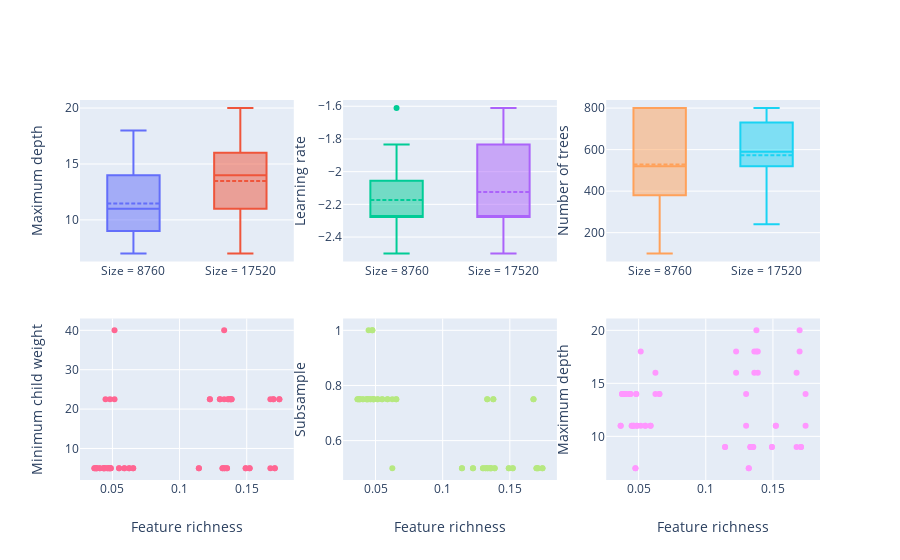

The cell this chart's notebook holds for it:
### Code cell
# size - hyperparameters
fig = make_subplots(
    rows=2,
    cols=3
)

# first row: size
fig.add_trace(go.Box(y=df.loc[df['size'] == 8760]['max_depth'],name='Size = 8760', boxmean=True), row=1, col=1)
fig.add_trace(go.Box(y=df.loc[df['size'] == 17520]['max_depth'],name='Size = 17520', boxmean=True), row=1, col=1)
fig.update_yaxes(title_text='Maximum depth', row=1, col=1)

fig.add_trace(go.Box(y=np.log10(df.loc[df['size'] == 8760]['learning_rate']),name='Size = 8760', boxmean=True), row=1, col=2)
fig.add_trace(go.Box(y=np.log10(df.loc[df['size'] == 17520]['learning_rate']),name='Size = 17520', boxmean=True), row=1, col=2)
fig.update_yaxes(title_text='Learning rate', row=1, col=2)

fig.add_trace(go.Box(y=df.loc[df['size'] == 8760]['num_trees'],name='Size = 8760', boxmean=True), row=1, col=3)
fig.add_trace(go.Box(y=df.loc[df['size'] == 17520]['num_trees'],name='Size = 17520', boxmean=True), row=1, col=3)
fig.update_yaxes(title_text='Number of trees', row=1, col=3)

# second row: feature richness
fig.add_trace(go.Scatter(y=df['min_child_weight'],x=df['pca_rank_cor'], mode='markers'),row=2,col=1)
fig.update_yaxes(title_text='Minimum child weight', row=2, col=1)
fig.update_xaxes(title_text='Feature richness', row=2, col=1)

fig.add_trace(go.Scatter(y=df['subsample'],x=df['pca_rank_cor'], mode='markers'),row=2,col=2)
fig.update_yaxes(title_text='Subsample', row=2, col=2)
fig.update_xaxes(title_text='Feature richness', row=2, col=2)

fig.add_trace(go.Scatter(y=df['max_depth'],x=df['pca_rank_cor'], mode='markers'),row=2,col=3)
fig.update_yaxes(title_text='Maximum depth', row=2, col=3)
fig.update_xaxes(title_text='Feature richness', row=2, col=3)

fig.update_layout(showlegend=False)

fig.show()

### Figure 1 — Plotly figure (JSON) as saved in the notebook; plotly's stock layout.template omitted (floating-point values rounded to 4 significant figures)
{"data": [{"boxmean": true, "name": "Size = 8760", "type": "box", "xaxis": "x", "y": [14, 9, 11, 7, 11, 11, 14, 9, 11, 9, 14, 9, 14, 9, 14, 9, 14, 9, 18, 7, 11, 14, 14, 9, 11, 9, 14, 9, 14, 16, 14, 9], "yaxis": "y"}, {"boxmean": true, "name": "Size = 17520", "type": "box", "xaxis": "x", "y": [14, 11, 7, 9, 11, 18, 11, 18, 11, 16, 14, 11, 14, 18, 11, 18, 14, 14, 7, 9, 11, 16, 11, 20, 11, 18, 14, 11, 16, 20, 11, 16], "yaxis": "y"}, {"boxmean": true, "name": "Size = 8760", "type": "box", "xaxis": "x2", "y": [-2.056, -2.278, -2.278, -2.278, -2.056, -2.056, -2.5, -1.833, -1.611, -2.056, -2.5, -1.833, -2.5, -1.833, -2.5, -2.056, -2.5, -2.278, -2.278, -2.056, -2.278, -2.056, -2.278, -2.278, -2.278, -1.833, -2.056, -2.278, -2.5, -2.056, -2.5, -1.833], "yaxis": "y2"}, {"boxmean": true, "name": "Size = 17520", "type": "box", "xaxis": "x2", "y": [-2.278, -2.278, -2.056, -1.833, -2.056, -2.278, -1.833, -1.833, -2.278, -2.278, -2.5, -2.278, -2.5, -1.833, -1.833, -2.278, -2.278, -1.833, -1.611, -1.833, -2.056, -2.278, -1.833, -1.833, -2.278, -2.278, -2.278, -2.278, -2.278, -2.278, -2.278, -2.278], "yaxis": "y2"}, {"boxmean": true, "name": "Size = 8760", "type": "box", "xaxis": "x3", "y": [380, 660, 520, 800, 380, 380, 800, 240, 100, 380, 800, 240, 800, 380, 660, 380, 800, 800, 520, 520, 660, 380, 520, 800, 520, 240, 240, 800, 660, 520, 800, 240], "yaxis": "y3"}, {"boxmean": true, "name": "Size = 17520", "type": "box", "xaxis": "x3", "y": [520, 800, 660, 380, 520, 800, 380, 240, 800, 520, 800, 800, 800, 240, 520, 660, 660, 240, 240, 520, 660, 800, 520, 240, 660, 520, 520, 660, 520, 800, 660, 660], "yaxis": "y3"}, {"mode": "markers", "type": "scatter", "x": [0.04334, 0.04391, 0.1743, 0.1709, 0.0476, 0.05155, 0.1332, 0.132, 0.05497, 0.05889, 0.1362, 0.13, 0.03661, 0.0376, 0.1377, 0.1335, 0.04876, 0.04632, 0.1226, 0.1144, 0.04059, 0.03844, 0.1522, 0.1492, 0.06251, 0.06545, 0.1699, 0.1676, 0.04485, 0.04821, 0.1387, 0.1353, 0.04334, 0.04391, 0.1743, 0.1709, 0.0476, 0.05155, 0.1332, 0.132, 0.05497, 0.05889, 0.1362, 0.13, 0.03661, 0.0376, 0.1377, 0.1335, 0.04876, 0.04632, 0.1226, 0.1144, 0.04059, 0.03844, 0.1522, 0.1492, 0.06251, 0.06545, 0.1699, 0.1676, 0.04485, 0.04821, 0.1387, 0.1353], "xaxis": "x4", "y": [5, 5, 22.5, 5, 5, 22.5, 22.5, 5, 5, 5, 22.5, 22.5, 5, 5, 22.5, 5, 5, 5, 22.5, 5, 5, 5, 5, 5, 5, 5, 22.5, 5, 22.5, 5, 22.5, 5, 5, 5, 22.5, 5, 5, 40, 40, 5, 5, 5, 22.5, 22.5, 5, 5, 22.5, 5, 5, 5, 22.5, 5, 5, 5, 5, 5, 5, 5, 22.5, 22.5, 5, 22.5, 22.5, 5], "yaxis": "y4"}, {"mode": "markers", "type": "scatter", "x": [0.04334, 0.04391, 0.1743, 0.1709, 0.0476, 0.05155, 0.1332, 0.132, 0.05497, 0.05889, 0.1362, 0.13, 0.03661, 0.0376, 0.1377, 0.1335, 0.04876, 0.04632, 0.1226, 0.1144, 0.04059, 0.03844, 0.1522, 0.1492, 0.06251, 0.06545, 0.1699, 0.1676, 0.04485, 0.04821, 0.1387, 0.1353, 0.04334, 0.04391, 0.1743, 0.1709, 0.0476, 0.05155, 0.1332, 0.132, 0.05497, 0.05889, 0.1362, 0.13, 0.03661, 0.0376, 0.1377, 0.1335, 0.04876, 0.04632, 0.1226, 0.1144, 0.04059, 0.03844, 0.1522, 0.1492, 0.06251, 0.06545, 0.1699, 0.1676, 0.04485, 0.04821, 0.1387, 0.1353], "xaxis": "x5", "y": [0.75, 0.75, 0.5, 0.5, 1, 0.75, 0.75, 0.5, 0.75, 0.75, 0.5, 0.5, 0.75, 0.75, 0.75, 0.5, 0.75, 0.75, 0.5, 0.5, 0.75, 0.75, 0.5, 0.5, 0.75, 0.75, 0.5, 0.75, 1, 0.75, 0.5, 0.5, 0.75, 0.75, 0.5, 0.5, 1, 0.75, 0.75, 0.5, 0.75, 0.75, 0.5, 0.5, 0.75, 0.75, 0.75, 0.5, 0.75, 0.75, 0.5, 0.5, 0.75, 0.75, 0.5, 0.5, 0.5, 0.75, 0.5, 0.75, 0.75, 0.75, 0.5, 0.5], "yaxis": "y5"}, {"mode": "markers", "type": "scatter", "x": [0.04334, 0.04391, 0.1743, 0.1709, 0.0476, 0.05155, 0.1332, 0.132, 0.05497, 0.05889, 0.1362, 0.13, 0.03661, 0.0376, 0.1377, 0.1335, 0.04876, 0.04632, 0.1226, 0.1144, 0.04059, 0.03844, 0.1522, 0.1492, 0.06251, 0.06545, 0.1699, 0.1676, 0.04485, 0.04821, 0.1387, 0.1353, 0.04334, 0.04391, 0.1743, 0.1709, 0.0476, 0.05155, 0.1332, 0.132, 0.05497, 0.05889, 0.1362, 0.13, 0.03661, 0.0376, 0.1377, 0.1335, 0.04876, 0.04632, 0.1226, 0.1144, 0.04059, 0.03844, 0.1522, 0.1492, 0.06251, 0.06545, 0.1699, 0.1676, 0.04485, 0.04821, 0.1387, 0.1353], "xaxis": "x6", "y": [14, 14, 11, 9, 7, 11, 9, 7, 11, 11, 18, 11, 11, 14, 18, 9, 11, 11, 16, 9, 14, 14, 11, 9, 14, 14, 18, 9, 11, 14, 18, 9, 14, 14, 14, 9, 7, 18, 9, 7, 11, 11, 16, 14, 11, 14, 20, 9, 11, 11, 18, 9, 14, 14, 11, 9, 16, 14, 20, 16, 11, 14, 16, 9], "yaxis": "y6"}], "layout": {"autosize": true, "showlegend": false, "xaxis": {"anchor": "y", "autorange": true, "domain": [0, 0.2889], "range": [-0.5, 1.5], "type": "category"}, "xaxis2": {"anchor": "y2", "autorange": true, "domain": [0.3556, 0.6444], "range": [-0.5, 1.5], "type": "category"}, "xaxis3": {"anchor": "y3", "autorange": true, "domain": [0.7111, 1], "range": [-0.5, 1.5], "type": "category"}, "xaxis4": {"anchor": "y4", "autorange": true, "domain": [0, 0.2889], "range": [0.02618, 0.1847], "title": {"text": "Feature richness"}, "type": "linear"}, "xaxis5": {"anchor": "y5", "autorange": true, "domain": [0.3556, 0.6444], "range": [0.02618, 0.1847], "title": {"text": "Feature richness"}, "type": "linear"}, "xaxis6": {"anchor": "y6", "autorange": true, "domain": [0.7111, 1], "range": [0.02618, 0.1847], "title": {"text": "Feature richness"}, "type": "linear"}, "yaxis": {"anchor": "x", "autorange": true, "domain": [0.575, 1], "range": [6.278, 20.72], "title": {"text": "Maximum depth"}, "type": "linear"}, "yaxis2": {"anchor": "x2", "autorange": true, "domain": [0.575, 1], "range": [-2.549, -1.562], "title": {"text": "Learning rate"}, "type": "linear"}, "yaxis3": {"anchor": "x3", "autorange": true, "domain": [0.575, 1], "range": [61.11, 838.9], "title": {"text": "Number of trees"}, "type": "linear"}, "yaxis4": {"anchor": "x4", "autorange": true, "domain": [0, 0.425], "range": [1.533, 43.47], "title": {"text": "Minimum child weight"}, "type": "linear"}, "yaxis5": {"anchor": "x5", "autorange": true, "domain": [0, 0.425], "range": [0.4505, 1.05], "title": {"text": "Subsample"}, "type": "linear"}, "yaxis6": {"anchor": "x6", "autorange": true, "domain": [0, 0.425], "range": [5.712, 21.29], "title": {"text": "Maximum depth"}, "type": "linear"}}}
